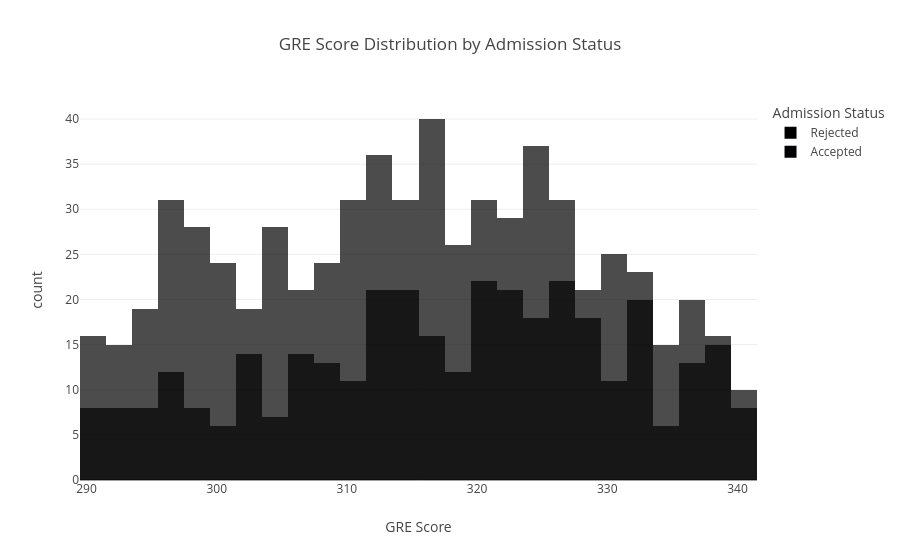

Source (notebook cell):
### Code cell
# B. GRE score distribution.

fig = px.histogram(
    df,
    x="GRE Score",
    color="Admission Status",
    barmode="overlay",
    opacity=0.7,
    title="GRE Score Distribution by Admission Status"
)

fig.show()

### Figure 1 — Plotly figure (JSON) as saved in the notebook; plotly's stock layout.template omitted (floating-point values rounded to 4 significant figures; data arrays with more than 128 entries replaced by an {"elided": "..."} marker saying what was removed)
{"data": [{"bingroup": "x", "hovertemplate": "Admission Status=Rejected<br>GRE Score=%{x}<br>count=%{y}<extra></extra>", "legendgroup": "Rejected", "marker": {"color": "#000001", "opacity": 0.7, "pattern": {"shape": ""}}, "name": "Rejected", "orientation": "v", "showlegend": true, "type": "histogram", "x": {"elided": "565 int values"}, "xaxis": "x", "yaxis": "y"}, {"bingroup": "x", "hovertemplate": "Admission Status=Accepted<br>GRE Score=%{x}<br>count=%{y}<extra></extra>", "legendgroup": "Accepted", "marker": {"color": "#000002", "opacity": 0.7, "pattern": {"shape": ""}}, "name": "Accepted", "orientation": "v", "showlegend": true, "type": "histogram", "x": {"elided": "435 int values"}, "xaxis": "x", "yaxis": "y"}], "layout": {"barmode": "overlay", "legend": {"title": {"text": "Admission Status"}, "tracegroupgap": 0}, "title": {"text": "GRE Score Distribution by Admission Status"}, "xaxis": {"anchor": "y", "domain": [0, 1], "title": {"text": "GRE Score"}}, "yaxis": {"anchor": "x", "domain": [0, 1], "title": {"text": "count"}}}}
